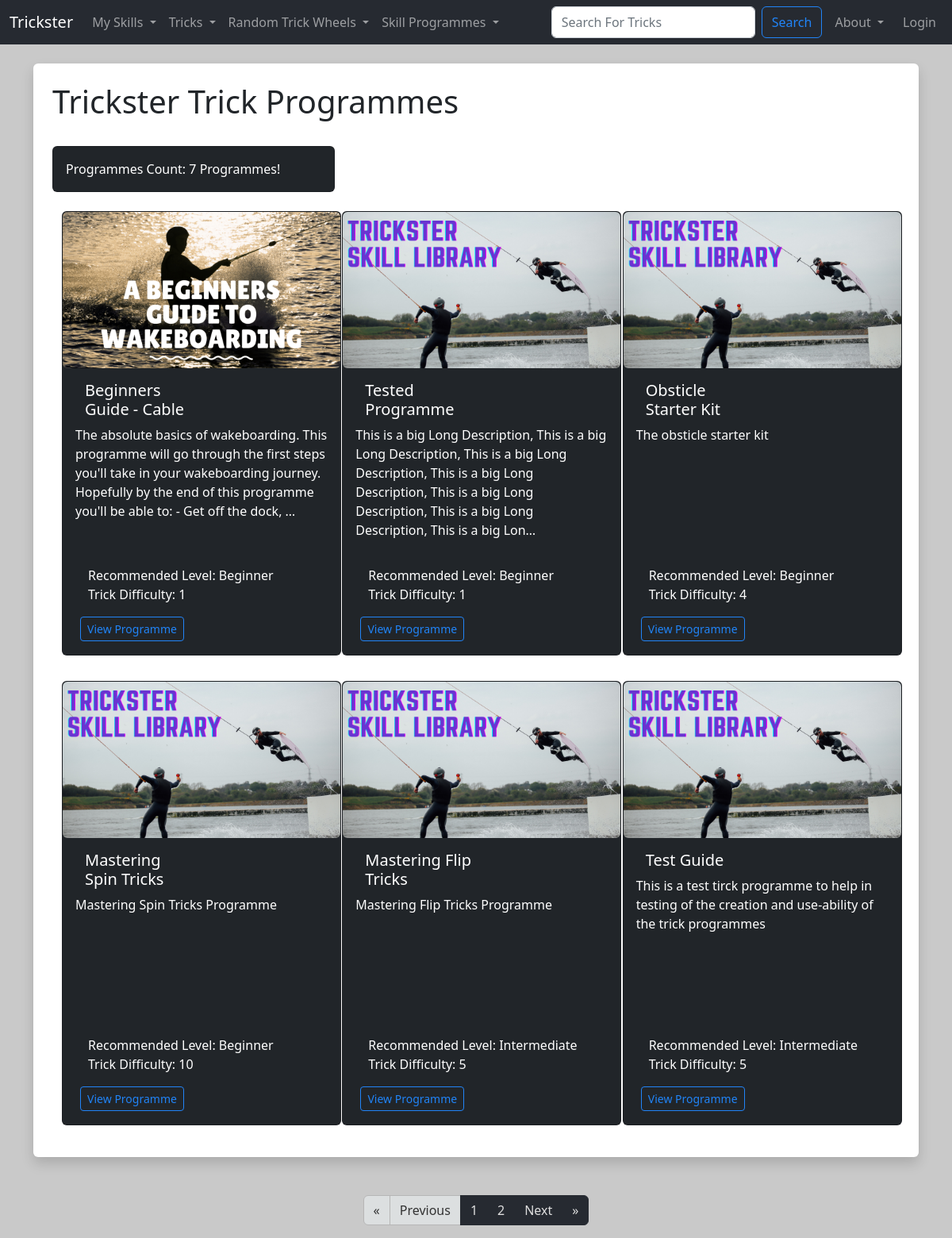
The page /programme_list on the database as committed earlier.
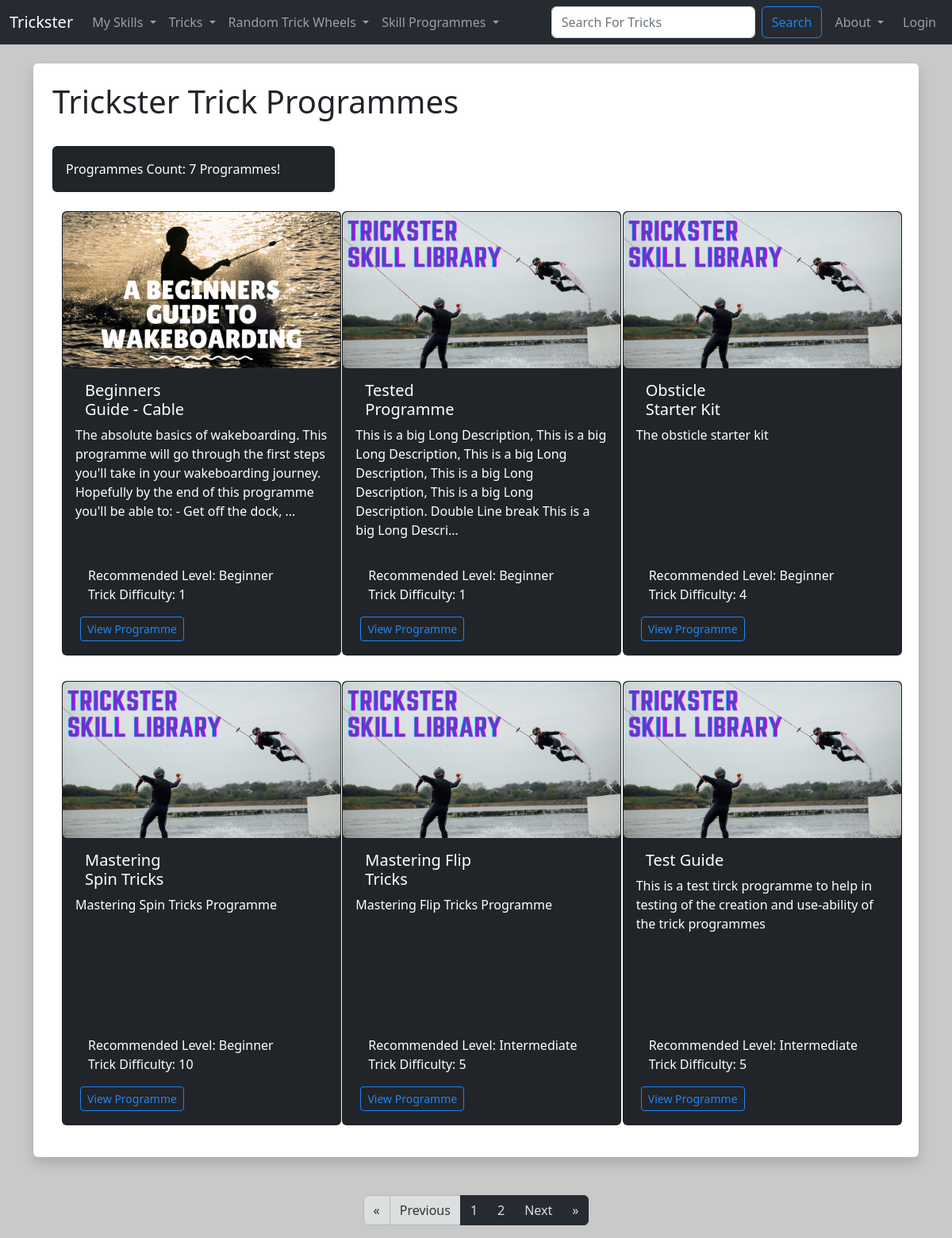
The same page on the database as committed later.
### TricksterMain/models.py (models this page shows)
class Trick_Programme (models.Model):
  ProgrammeID = models.AutoField(primary_key=True)
  ProgrammeName = models.CharField(max_length=25)
  ProgrammeDiscription = models.TextField(blank=True)
  ProgrammeTricks = models.ManyToManyField(Trick, related_name='programme_tricks', blank=True)
  ProgrammeRecLevel = models.ForeignKey(SkillLevel, blank=True, null=True, on_delete=models.CASCADE)
  ProgrammeDifficulty = models.PositiveIntegerField(null=True, validators=[MinValueValidator(1), MaxValueValidator(10)])
  ProgrammeImg = models.ImageField(null=True, blank=True, upload_to="images/")
  ProgrammeCategory = models.ManyToManyField(Category, related_name='programme_category_tags', blank=True)
  def __str__(self):
    return self.ProgrammeName

class SkillLevel (models.Model):
  SkillLevelID = models.AutoField(primary_key=True)
  SkillLevelName = models.CharField(max_length=25)
  def __str__(self):
    return self.SkillLevelName

### TricksterMain/views.py (the view)
# urls.py: path('programme_list', views.programme_list, name="programme-list"),
def programme_list(request):
  all_programmes = Trick_Programme.objects.all().order_by('ProgrammeRecLevel', 'ProgrammeDifficulty', 'ProgrammeName')
  programme_count = all_programmes.count()
  p = Paginator(all_programmes, 6)
  page = request.GET.get('page')
  programmes = p.get_page(page)
  num_pages = "T" * programmes.paginator.num_pages
  return render(request, 'main/programme_list.html', {'programmes': programmes, "num_pages":num_pages, "programme_count":programme_count})

### TricksterMain/templates/main/programme_list.html (shortened to what this page needs)
{% extends 'main/base.html' %}
{% load static %}
{% block content  %}
<div class="shadow  p-4 mb-5 bg-body rounded">
  <h1> Trickster Trick Programmes </h1>
  <br/>
  <div class="col-4">
    <div class="card text-bg-dark">
      <div class="card-body">
        <p class="card-text">Programmes Count: {{ programme_count }} Programmes!</p>
      </div>
    </div>
  </div>
  <br/>
  <div class="container-md">
    <div class="row row-cols-1 row-cols-sm-2 row-cols-md-2 row-cols-xl-3 g-3">
      {% for programme in programmes %}
        <div class="col-md">
          <div class="card text-bg-dark mb-3" style="width: 22rem; height: 35rem;">
            {% if programme.ProgrammeImg %}
              <img src="{{ programme.ProgrammeImg.url }}" class="img-fluid rounded" alt="programme cover image">
            {% else %}
              <img src="{% static 'trickster/images/TrickListDefault.png' %}" class="img-fluid rounded" alt="default programme cover image">
            {% endif %}
            <div class="card-body">
              <h5 class="card-title">
                <div class="container">
                  <div class="row">
                    <div class="col-6">
                      {{ programme }}
                    </div>
                    <div class="col-6">
                    </div>
                  </div>
                </div>
              </h5>
              <p class="card-text">{{ programme.ProgrammeDiscription|truncatechars:210 }}</p>
            </div>
            <ul class="list-group-dark list-group-flush">
              <li class="list-group-item">Recommended Level: {{ programme.ProgrammeRecLevel }}</li>
              <li class="list-group-item">Trick Difficulty: {{ programme.ProgrammeDifficulty }}</li>
            </ul>
            <div class="card-body-dark text-center gap-3" style="height: 3rem">
              <div class="container">
                <div class="row">
                  <div class="col-6">
                    <a href="{% url 'view-programme' programme.ProgrammeID %}" class="btn btn-outline-primary btn-sm">View Programme</a>
                  </div>
                  <div class="col-6">
                  </div>
                </div>
              </div>
            </div>
          </div>
        </div>
      {% endfor %}
    </div>
  </div>
</div>
  <nav aria-label="Paginator">
    <ul class="pagination pagination-dark justify-content-center">
      {% if programmes.has_previous %}
      <li class="page-item">
        <a class="page-link" href="?page=1" aria-label="First">
          <span aria-hidden="true">&laquo;</span>
        </a>
      </li>
      <li class="page-item"><a class="page-link" href="?page={{ programmes.previous_page_number }}">Previous</a></li>
      {% else %}
      <li class="page-item disabled">
        <a class="page-link" href="" aria-label="First">
          <span aria-hidden="true">&laquo;</span>
        </a>
      </li>
      <li class="page-item disabled"><a class="page-link" href="">Previous</a></li>
      {% endif %}
      {% for i in num_pages %}
      <li class="page-item"><a class="page-link" href="?page={{ forloop.counter }}">{{ forloop.counter }}</a></li>
      {% endfor %}
      {% if programmes.has_next %}
      <li class="page-item"><a class="page-link" href="?page={{ programmes.next_page_number }}">Next</a></li>
      <li class="page-item">
        <a class="page-link" href="?page={{ programmes.paginator.num_pages }}" aria-label="Last">
          <span aria-hidden="true">&raquo;</span>
        </a>
      </li>
      {% endif %}
    </ul>
  </nav>
{% endblock %}

Rows that differ between the two databases and show on the page:
changed Trick_Programme "Tested Programme": ProgrammeDiscription "…is a big Long Description, This is a big Long Description, This is a big Lon…" → "…is a big Long Description. Double Line break This is a big Long Descri…"
